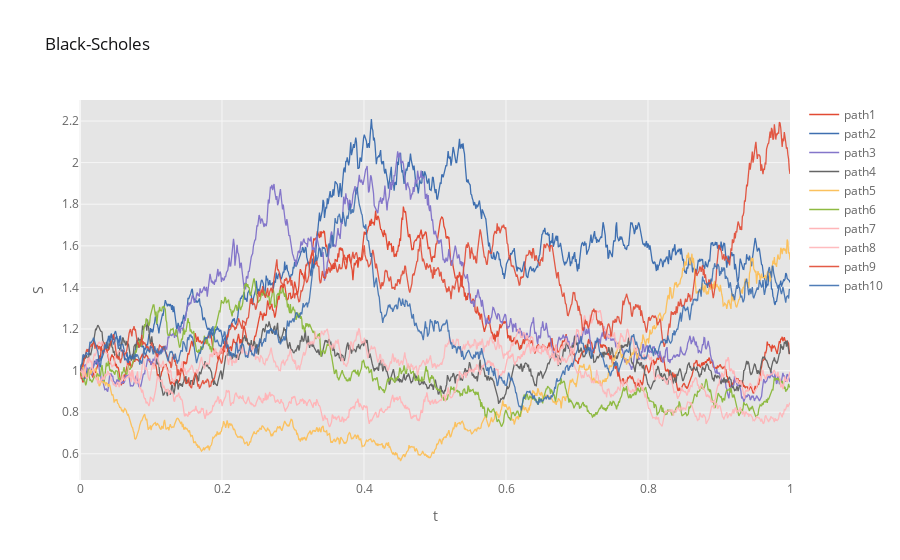

Notebook source saved alongside this figure:
### Code cell
df.iplot(xTitle='t', yTitle='S', title='Black-Scholes', theme='ggplot')

### Figure 1 — Plotly figure (JSON) as saved in the notebook; plotly's stock layout.template omitted (floating-point values rounded to 4 significant figures; data arrays with more than 128 entries replaced by an {"elided": "..."} marker saying what was removed)
{"data": [{"line": {"color": "rgba(226, 74, 51, 1.0)", "dash": "solid", "shape": "linear", "width": 1.3}, "mode": "lines", "name": "path1", "text": "", "type": "scatter", "x": {"elided": "1000 float values"}, "y": {"elided": "1000 float values"}}, {"line": {"color": "rgba(62, 111, 176, 1.0)", "dash": "solid", "shape": "linear", "width": 1.3}, "mode": "lines", "name": "path2", "text": "", "type": "scatter", "x": {"elided": "1000 float values"}, "y": {"elided": "1000 float values"}}, {"line": {"color": "rgba(132, 118, 202, 1.0)", "dash": "solid", "shape": "linear", "width": 1.3}, "mode": "lines", "name": "path3", "text": "", "type": "scatter", "x": {"elided": "1000 float values"}, "y": {"elided": "1000 float values"}}, {"line": {"color": "rgba(101, 101, 101, 1.0)", "dash": "solid", "shape": "linear", "width": 1.3}, "mode": "lines", "name": "path4", "text": "", "type": "scatter", "x": {"elided": "1000 float values"}, "y": {"elided": "1000 float values"}}, {"line": {"color": "rgba(251, 193, 94, 1.0)", "dash": "solid", "shape": "linear", "width": 1.3}, "mode": "lines", "name": "path5", "text": "", "type": "scatter", "x": {"elided": "1000 float values"}, "y": {"elided": "1000 float values"}}, {"line": {"color": "rgba(142, 186, 66, 1.0)", "dash": "solid", "shape": "linear", "width": 1.3}, "mode": "lines", "name": "path6", "text": "", "type": "scatter", "x": {"elided": "1000 float values"}, "y": {"elided": "1000 float values"}}, {"line": {"color": "rgba(255, 181, 184, 1.0)", "dash": "solid", "shape": "linear", "width": 1.3}, "mode": "lines", "name": "path7", "text": "", "type": "scatter", "x": {"elided": "1000 float values"}, "y": {"elided": "1000 float values"}}, {"line": {"color": "rgba(255, 181, 184, 0.8999999999999999)", "dash": "solid", "shape": "linear", "width": 1.3}, "mode": "lines", "name": "path8", "text": "", "type": "scatter", "x": {"elided": "1000 float values"}, "y": {"elided": "1000 float values"}}, {"line": {"color": "rgba(226, 74, 51, 0.8999999999999999)", "dash": "solid", "shape": "linear", "width": 1.3}, "mode": "lines", "name": "path9", "text": "", "type": "scatter", "x": {"elided": "1000 float values"}, "y": {"elided": "1000 float values"}}, {"line": {"color": "rgba(62, 111, 176, 0.8999999999999999)", "dash": "solid", "shape": "linear", "width": 1.3}, "mode": "lines", "name": "path10", "text": "", "type": "scatter", "x": {"elided": "1000 float values"}, "y": {"elided": "1000 float values"}}], "layout": {"legend": {"bgcolor": "#FFFFFF", "font": {"color": "#666666"}}, "paper_bgcolor": "#FFFFFF", "plot_bgcolor": "#E5E5E5", "title": {"font": {"color": "#151516"}, "text": "Black-Scholes"}, "xaxis": {"gridcolor": "#F6F6F6", "showgrid": true, "tickfont": {"color": "#666666"}, "title": {"font": {"color": "#666666"}, "text": "t"}, "zerolinecolor": "#F6F6F6"}, "yaxis": {"gridcolor": "#F6F6F6", "showgrid": true, "tickfont": {"color": "#666666"}, "title": {"font": {"color": "#666666"}, "text": "S"}, "zerolinecolor": "#F6F6F6"}}}
